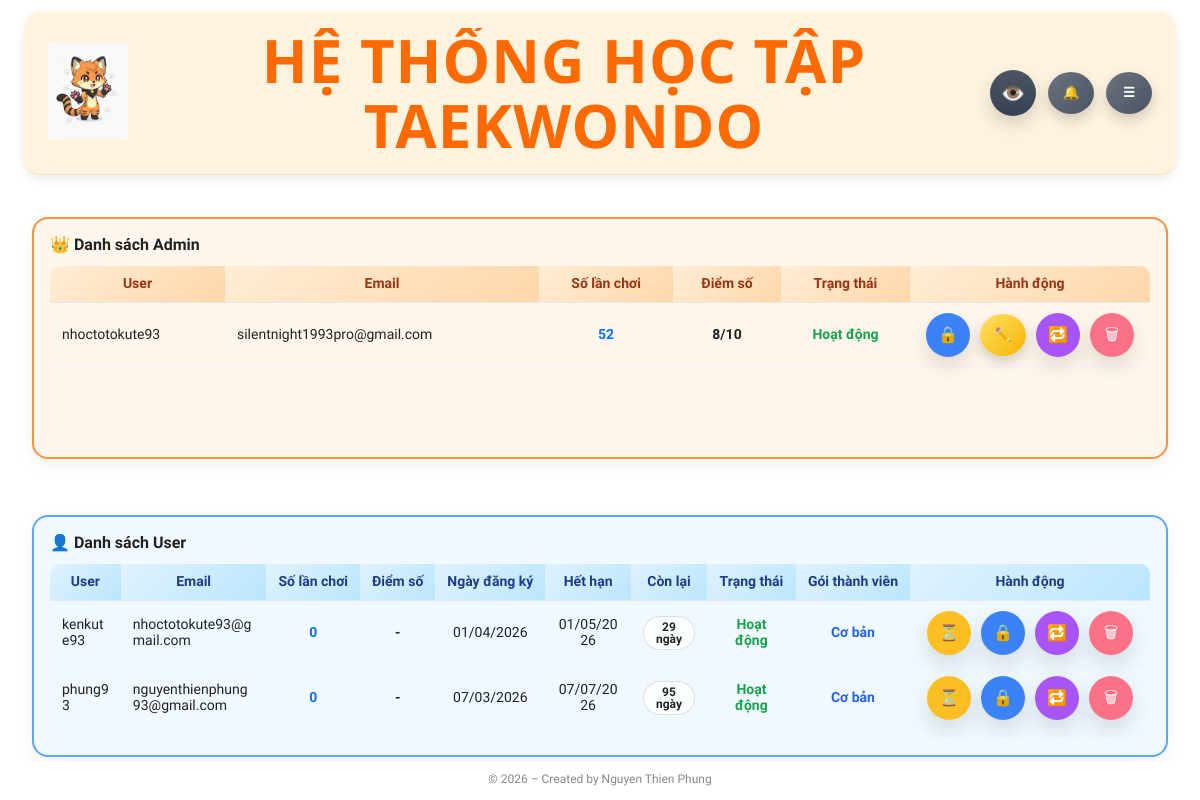
/admin/users (signed in), run on the app's committed database.
### Hệ thống ôn tập Taekwondo-DB.py (models this page shows)
class User(db.Model, UserMixin):
    id = db.Column(db.Integer, primary_key=True)
    username = db.Column(db.String(80), unique=True, nullable=False)
    pw_hash = db.Column(db.String(255), nullable=False)
    role = db.Column(db.String(20), default="user")
    is_deleted = db.Column(db.Boolean, default=False)
    email = db.Column(db.String(120))
    nickname = db.Column(db.String(120))
    must_change_password = db.Column(db.Boolean, default=False)
    pref_num_questions = db.Column(db.Integer)
    pref_time_per_q = db.Column(db.Integer)
    last_score = db.Column(db.Integer)
    last_total = db.Column(db.Integer)
    member = db.Column(db.String(20), default="Free")
    play_count = db.Column(db.Integer, default=0)
    created_at = db.Column(SafeDateTime, default=lambda: now_utc().isoformat())
    trial_start = db.Column(SafeDateTime, nullable=True)
    trial_end = db.Column(SafeDateTime, nullable=True)
    status = db.Column(db.String(20), default="pending")
    email_verified = db.Column(db.Boolean, default=False)
    email_verified_at = db.Column(SafeDateTime, nullable=True)
    activation_token = db.Column(db.String(255), nullable=True)
    activation_sent_at = db.Column(SafeDateTime, nullable=True)
    pending_member = db.Column(db.Text, nullable=True)
    pending_member_name = db.Column(db.Text, nullable=True)
    pending_plan_code = db.Column(db.Text, nullable=True)
    pending_months = db.Column(db.Integer, nullable=True)
    pending_amount = db.Column(db.Integer, nullable=True)
    pending_discount = db.Column(db.Integer, nullable=True)
    pending_final_total = db.Column(db.Integer, nullable=True)
    pending_duration_label = db.Column(db.Text, nullable=True)
    pending_memo = db.Column(db.Text, nullable=True)
    pending_at = db.Column(db.Text, nullable=True)
    pending_approve_token = db.Column(db.Text, nullable=True)

### Hệ thống ôn tập Taekwondo-DB.py (the view, shortened to what this page needs)
@app.route("/admin/users", methods=["GET", "POST"])
@login_required
def admin_users():
    admin_required()
    admins = (
        User.query
        .filter_by(role="admin", is_deleted=False)
        .order_by(User.username.asc())
        .all()
    )
    status_rank = case(
        (User.status == "ACTIVE", 4),
        (User.status == "WAIT_ACCEPT", 3),
        (User.status == "WAIT_RENEW", 2),
        (User.status == "LOCK", 1),
        else_=0
    ).desc()
    score_ratio = (User.last_score * 1.0 / db.func.nullif(User.last_total, 0))
    users = (
        User.query
        .filter(User.role == "user", User.is_deleted == False)
        .order_by(
            status_rank,
            score_ratio.desc(),
            User.play_count.asc(),
            User.created_at.desc()
        )
        .all()
    )
    now = _to_utc_aware(now_vn())
    for uu in users:
        uu._remain_seconds = None
        uu._remain_days = None
        uu._remain_label = "-"
        if uu.role == "user" and uu.trial_end:
            trial_end = _to_utc_aware(uu.trial_end)
            remain_seconds = (trial_end - now).total_seconds()
            uu._remain_seconds = remain_seconds
            uu._remain_days = int(remain_seconds // 86400)
            if remain_seconds <= 0:
                uu._remain_label = "Hết hạn"
            elif remain_seconds < 3600:
                minutes = max(1, int(remain_seconds // 60))
                uu._remain_label = f"{minutes} phút"
            elif remain_seconds < 86400:
                hours = max(1, int(remain_seconds // 3600))
                uu._remain_label = f"{hours} giờ"
            else:
                uu._remain_label = f"{uu._remain_days} ngày"
    return render_template(
        "admin_users.html",
        admins=admins,
        users=users
    )

### Hệ thống ôn tập Taekwondo-DB.py (called while the page is built, shortened)
def _to_utc_aware(dt):
    if not dt:
        return None
    if getattr(dt, "tzinfo", None) is None:
        return dt.replace(tzinfo=timezone.utc)
    return dt.astimezone(timezone.utc)

def now_vn():
    return datetime.now(VN_TZ)

@app.before_request
def force_change_password():
    if not current_user.is_authenticated:
        return
    allowed = [
        "account",
        "account_change_password",
        "logout",
        "static"
    ]
    if current_user.must_change_password:
        if request.endpoint not in allowed:
            return redirect(url_for("account"))

@app.context_processor
def inject_year():
    return {"current_year": datetime.now().year}

@app.context_processor
def inject_header_notifications():
    items = []
    unread_count = 0
    try:
        if current_user.is_authenticated:
            cleanup_old_notifications(30)
            if current_user.role == "admin":
                all_admin_items = (
                    Notification.query
                    .filter_by(role="admin")
                    .order_by(Notification.created_at.desc(), Notification.id.desc())
                    .all()
                )
                sorted_items = sorted(all_admin_items, key=admin_notification_priority)
                items = sorted_items[:10]
                unread_count = sum(1 for x in all_admin_items if not x.is_read)
    except Exception as e:
        print("[inject_header_notifications] ERROR:", e)
    return dict(
        header_notifications=items,
        header_notification_unread=unread_count
    )

@app.context_processor
def inject_member_plan_cards():
    try:
        if current_user.is_authenticated:
            return {
                "member_plan_cards": build_member_plan_cards_for_user(current_user),
                "payment_bank_setting": get_active_bank_setting(),
            }
    except Exception as e:
        print("[inject_member_plan_cards] ERROR:", e)
    return {
        "member_plan_cards": [],
        "payment_bank_setting": get_active_bank_setting(),
    }

def cleanup_old_notifications(days=30):
    cutoff = now_vn() - timedelta(days=days)
    try:
        old_items = Notification.query.filter(Notification.created_at < cutoff).all()
        if old_items:
            for n in old_items:
                db.session.delete(n)
            db.session.commit()
    except Exception as e:
        db.session.rollback()
        print("[cleanup_old_notifications] ERROR:", e)

### templates/admin_users.html (shortened to what this page needs)
{% extends "base.html" %}
{% block body_class %}page-admin-users{% endblock %}
{% block page_css %}
  <link rel="stylesheet" href="{{ url_for('static', filename='css/admin_users.css', v=APP_VERSION) }}">
{% endblock %}
{% block content %}
<div class="admin-page">
  <div class="admin-users-grid fixed-split">
    <section class="admin-users-panel panel-admin">
      <div class="panel-title admin-title-row">
        <span>👑 Danh sách Admin</span>
      </div>
      <div class="table-wrap">
        <table width="100%">
          <thead>
            <tr>
              <th>User</th>
              <th>Email</th>
              <th>Số lần chơi</th>
              <th>Điểm số</th>
              <th>Trạng thái</th>
              <th>Hành động</th>
            </tr>
          </thead>
          <tbody>
            {% for u in admins %}
              {% include "admin_user_row.html" %}
            {% endfor %}
          </tbody>
        </table>
      </div>
    </section>
    <section class="admin-users-panel panel-user">
      <div class="panel-title" style="display:flex; align-items:center; justify-content:space-between; gap:12px;">
        <span>👤 Danh sách User</span>
      </div>
      <div class="table-wrap">
        <table width="100%" id="usersTable">
          <thead>
            <tr>
              <th>User</th>
              <th>Email</th>
              <th>Số lần chơi</th>
              <th>Điểm số</th>
              <th>Ngày đăng ký</th>
              <th>Hết hạn</th>
              <th>Còn lại</th>
              <th>Trạng thái</th>
              <th>Gói thành viên</th>
              <th>Hành động</th>
          </thead>
          <tbody>
            {% for u in users %}
              {% include "admin_user_row.html" %}
            {% endfor %}
          </tbody>
        </table>
      </div>
    </section>
  </div>
</div>
{% endblock %}

### templates/admin_user_row.html (shortened to what this page needs)
<tr class="{% if u.status == 'LOCK' %}locked{% endif %}"
    data-user-id="{{ u.id }}"
    data-username="{{ u.username|e }}"
    data-email="{{ (u.email or '')|e }}"
    data-remain="{% if u.role=='user' %}{{ u._remain_label }}{% else %}-{% endif %}"
    data-status="{% if u.status=='LOCK' %}Khoá{% elif u.role=='user' and not u.email_verified %}Chờ kích hoạt{% elif u.role=='user' and u._remain_seconds is not none and u._remain_seconds <= 0 %}Chờ gia hạn{% else %}Hoạt động{% endif %}"
    data-member="{{ (u.member or 'free')|lower }}"
    data-pending-plan="{% if u.pending_approve_token %}1{% else %}0{% endif %}">
  <td>{{ u.username }}</td>
  <td>{{ u.email }}</td>
  <td style="text-align:center; font-weight:700; color:#0d6efd;">
    {{ u.play_count or 0 }}
  </td>
  <td style="text-align:center; font-weight:bold;">
    {% if u.last_score is not none and u.last_total is not none %}
      {{ u.last_score }}/{{ u.last_total }}
    {% else %}
      -
    {% endif %}
  </td>
  {% if u.role == "user" %}
    <td style="text-align:center;">
      {{ u.trial_start.strftime("%d/%m/%Y") if u.trial_start else "-" }}
    </td>
    <td style="text-align:center;">
      {{ u.trial_end.strftime("%d/%m/%Y") if u.trial_end else "-" }}
    </td>
    <td style="text-align:center; font-weight:900;">
      <span class="trial-remain {{ u._remain_class }}">
        {{ u._remain_label }}
      </span>
    </td>
  {% endif %}
  <td style="text-align:center;">
    {% if u.status == "LOCK" %}
      <span style="color:#ef4444;font-weight:900;">Khoá</span>
    {% elif u.role=="user" and not u.email_verified %}
      <span style="color:#f59e0b;font-weight:900;">Chờ kích hoạt</span>
    {% elif u.role=="user" and u._remain_seconds is not none and u._remain_seconds <= 0 %}
      <span style="color:#f59e0b;font-weight:900;">Chờ gia hạn</span>
    {% else %}
      <span style="color:#16a34a;font-weight:900;">Hoạt động</span>
    {% endif %}
  </td>
  {% if u.role == "user" %}
    <td style="text-align:center; font-weight:900;">
      {% set m = (u.member or 'free')|lower %}
      {% if m == 'free' %}
        <span style="color:#64748b;">Free</span>
      {% elif m == 'basic' %}
        <span style="color:#2563eb;">Cơ bản</span>
      {% elif m == 'pro' %}
        <span style="color:#7c3aed;">Nâng cao</span>
      {% elif m == 'vip' %}
        <span style="color:#f59e0b;">Cao cấp</span>
      {% else %}
        <span style="color:#64748b;">-</span>
      {% endif %}
    </td>
  {% endif %}
  <td class="user-actions">
    {% if u.role == "user" %}
    <button type="button"
            class="admin-btn btn-extend"
            data-extend-btn
            data-user-id="{{ u.id }}"
            data-username="{{ u.username|e }}"
            data-email="{{ (u.email or '')|e }}"
            title="Gia hạn">
      ⏳
    </button>
    {% endif %}
    <form method="post" class="ua-form">
      <button name="action"
              value="toggle_active"
              class="admin-btn {% if u.is_active %}btn-lock{% else %}btn-unlock{% endif %}">
        {% if u.status == "LOCK" %}
          🔓
        {% else %}
          🔒
        {% endif %}
      </button>
    </form>
    {% if u.role == "admin" %}
    <button type="button"
            id="btnBulkEdit"
            class="ui-icon-btn ui-icon-btn--warn"
            title="Chỉnh sửa hàng loạt">
      ✏️
    </button>
    {% endif %}
    <form method="post" class="ua-form">
      <button name="action"
              value="toggle_role"
              class="admin-btn btn-role {% if not u.is_active %}btn-disabled{% endif %}"
              title="Đổi">
        🔁
      </button>
    </form>
    <form method="post"
          class="ua-form"
          onsubmit="return confirm('Bạn chắc chắn muốn xoá user {{ u.username }} ?');">
      <button name="action"
              value="delete"
              class="admin-btn btn-del {% if not u.is_active %}btn-disabled{% endif %}"
              title="Xóa">
        🗑
      </button>
    </form>
  </td>
</tr>

### static/css/base.css (style rules this page uses)
* { box-sizing: border-box; font-family: Arial, Helvetica, sans-serif; }
html, body { margin:0; padding:0; height:100%; overflow:auto; }
body { min-height: 100vh; font-family: "Segoe UI", sans-serif; color: #222; background: none; }
:root { --font-main: "Be Vietnam Pro", system-ui, -apple-system, "Segoe UI", Roboto, "Helvetica Neue", Arial, "Noto Sans", "Liberation Sans", sans-serif; }
html, body { font-family: var(--font-main) !important; text-rendering: geometricPrecision; -webkit-font-smoothing: antialiased; -moz-osx-font-smoothing: grayscale; }
*, *::before, *::after { font-family: inherit; }
button, input, select, textarea { font-family: inherit !important; }
small, label, a, p, span, li { font-family: inherit !important; }
.trial-remain { display:inline-block; font-weight: 800; font-size: 12px; line-height: 1; padding: 4px 8px; border-radius: 999px; border: 1px solid rgba(0,0,0,0.12); background: rgba(255,255,255,0.75); }

### static/css/layout.css (style rules this page uses)
.ui-icon-btn { display: inline-flex; align-items: center; justify-content: center; min-width: 46px; height: 46px; padding: 0; }
.trial-remain { font-weight:900; }
.header-noti-btn, .header-menu-btn, .ui-icon-btn { line-height: 1; vertical-align: middle; }
.ui-icon-btn { display: inline-flex; align-items: center; justify-content: center; width: 46px; height: 46px; min-width: 46px; border-radius: 999px; padding: 0; }

### static/css/ui.css (style rules this page uses)
:root { --ui-radius-pill: 999px; --ui-radius-12: 12px; --ui-radius-14: 14px; --ui-radius-18: 18px; --ui-blue-1:#2563eb; --ui-blue-2:#3b82f6; --ui-green-1:#16a34a; --ui-green-2:#22c55e; --ui-red-1:#ef4444; --ui-red-2:#dc2626; --ui-gray-1:#6b7280; --ui-gray-2:#4b5563; --ui-yellow-1:#ffe066; --ui-yellow-2:#f7b500; --ui-pink-1:#fda4af; --ui-pink-2:#fb7185; --ui-shadow-main: 0 6px 14px rgba(0,0,0,.18); --ui-shadow-soft: 0 14px 30px rgba(0,0,0,.10); --ui-focus-ring: 0 0 0 4px rgba(37,99,235,.14); }
.ui-icon-btn { width:42px; height:42px; border-radius:50%; border:none; cursor:pointer; display:flex; align-items:center; justify-content:center; font-weight:900; color:#fff; box-shadow:var(--ui-shadow-main); transition:transform .18s ease, filter .18s ease; }
.ui-icon-btn--warn { background:linear-gradient(135deg,var(--ui-yellow-1),var(--ui-yellow-2)); color:#5a3a00; }

### static/css/result.css (style rules this page uses)
:root { --rs-text: #111827; --rs-muted:#6b7280; --rs-red:#e53935; --rs-orange:#ea580c; --rs-border:#e5e7eb; --rs-card:#ffffff; --rs-soft-blue:#f7fbff; --rs-soft-blue-bd:#e3eef8; --rs-shadow: 0 20px 50px rgba(0,0,0,.18); }

### static/css/mobile.css (style rules this page uses)
:root { --m-gap: 12px; --m-gap-sm: 10px; --m-radius: 14px; --m-radius-lg: 18px; --m-font-xs: 12px; --m-font-sm: 13px; --m-font-md: 14px; --m-font-lg: 16px; --m-font-xl: 18px; --m-font-2xl: 22px; --m-header-h: 74px; --m-btn-h: 44px; --m-input-h: 44px; }
html { -webkit-text-size-adjust: 100%; }

### data on the page
User: username "nhoctotokute93", email "silentnight1993pro@gmail.com", play_count "52", last_score "8", last_total "10", status "Hoạt động"
User: username "kenkute93", email "nhoctotokute93@gmail.com", play_count "0", trial_start "01/04/2026", trial_end "01/05/2026", _remain_label "29 ngày", status "Hoạt động", role "Cơ bản"
User: username "phung93", email "nguyenthienphung93@gmail.com", play_count "0", trial_start "07/03/2026", trial_end "07/07/2026", _remain_label "95 ngày", status "Hoạt động", role "Cơ bản"
